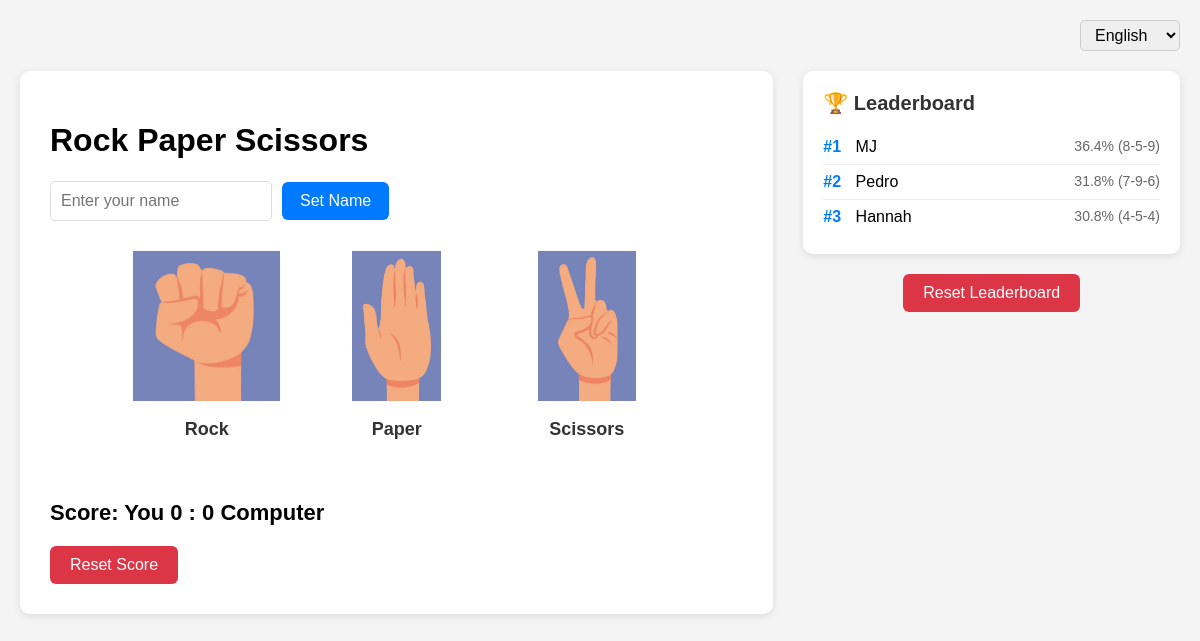
Before: / with the older database file.
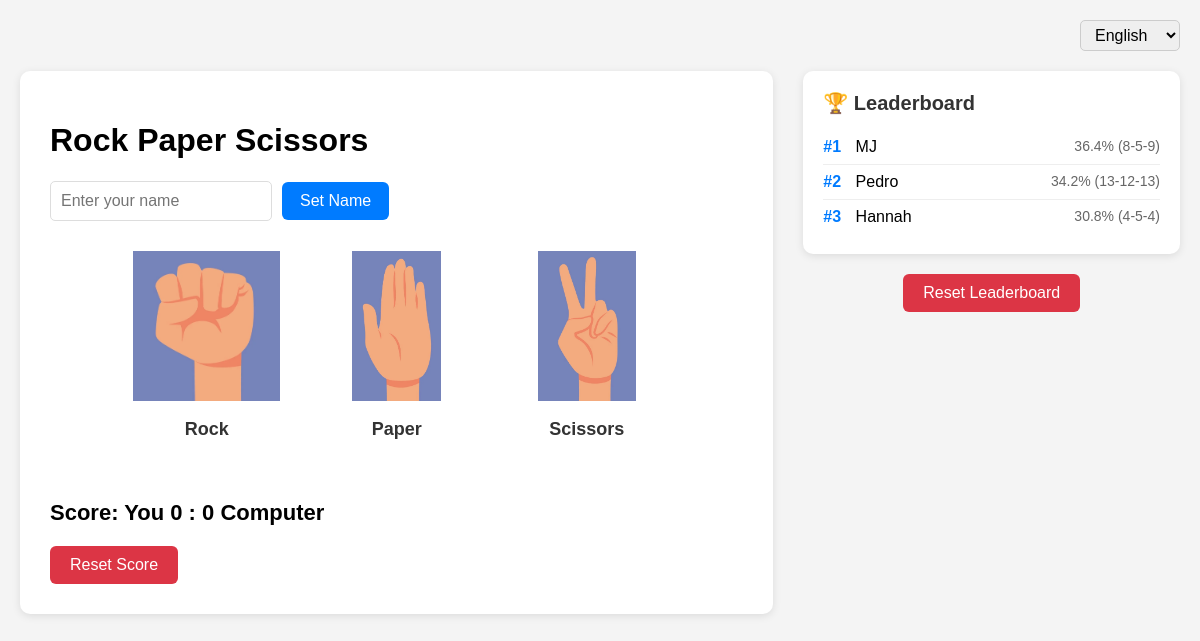
After: the same page with the newer database file.
### game/models.py (models this page shows, shortened)
class Player(models.Model):
    name = models.CharField(max_length=100, unique=True)
    wins = models.IntegerField(default=0)
    losses = models.IntegerField(default=0)
    draws = models.IntegerField(default=0)
    created_at = models.DateTimeField(auto_now_add=True)
    updated_at = models.DateTimeField(auto_now=True)
    def total_games(self):
        return self.wins + self.losses + self.draws
    @property
    def win_percentage(self):
        total = self.total_games()
        if total == 0:
            return 0
        return round((self.wins / total) * 100, 1)
    class Meta:
        ordering = ['name']

### game/views.py (the view, shortened to what this page needs)
# urls.py: path('', views.play_game, name='play_game'),
def play_game(request):
    choices = ['rock', 'paper', 'scissors']
    result = None
    user_choice = None
    computer_choice = None
    if request.method == 'POST' and 'set_language' in request.POST:
        language = request.POST.get('language', 'en')
        translation.activate(language)
        request.session['django_language'] = language
    else:
        current_language = request.session.get('django_language', 'en')
        translation.activate(current_language)
    if 'player_score' not in request.session:
        request.session['player_score'] = 0
    if 'computer_score' not in request.session:
        request.session['computer_score'] = 0
    if 'player_name' not in request.session:
        request.session['player_name'] = ''
    if request.method == 'POST' and 'set_player_name' in request.POST:
        request.session['player_name'] = request.POST.get('player_name', '').strip()
    player_name = request.session.get('player_name', '')
    if request.method == 'POST' and 'reset_score' in request.POST:
        request.session['player_score'] = 0
        request.session['computer_score'] = 0
    if request.method == 'POST' and 'reset_leaderboard' in request.POST:
        Player.objects.all().delete()
    all_players = list(Player.objects.all())
    leaderboard = sorted(all_players, key=lambda p: (p.win_percentage, p.total_games(), p.name), reverse=True)
    return render(request, 'game/play_game.html', {
        'choices': choices,
        'result': result,
        'user_choice': user_choice,
        'computer_choice': computer_choice,
        'player_name': player_name,
        'player_score': request.session.get('player_score', 0),
        'computer_score': request.session.get('computer_score', 0),
        'leaderboard': leaderboard,
    })

### game/templates/game/play_game.html (shortened to what this page needs)
{% load static %}
{% load i18n %}
<!DOCTYPE html>
<html lang="{{ LANGUAGE_CODE|default:'en' }}">
<head>
</head>
<body>
    <div class="lang-switcher">
        <form method="post" style="display: inline;">
            <select name="language" onchange="this.form.submit()">
                <option value="en" {% if request.session.django_language == 'en' or not request.session.django_language %}selected{% endif %}>{% trans "English" %}</option>
            </select>
        </form>
    </div>
    {% if request.session.django_language == 'es' %}
        {% with rock='Piedra' paper='Papel' scissors='Tijeras' you='Tú' computer='Computadora' %}
            {% include 'game/_play_game_body.html' %}
        {% endwith %}
    {% else %}
        {% with rock='Rock' paper='Paper' scissors='Scissors' you='You' computer='Computer' %}
            {% include 'game/_play_game_body.html' %}
        {% endwith %}
    {% endif %}
</body>
</html>

### game/templates/game/_play_game_body.html (shortened to what this page needs)
{% load i18n %}
{% load static %}
<div class="main-container">
    <div class="game-section">
        <div class="game-container">
            <h1>{{ rock }} {{ paper }} {{ scissors }}</h1>
            <form method="post" style="margin-bottom: 20px; display: flex; align-items: center; gap: 10px;">
                <input type="text" id="player-name" name="player_name" placeholder="{% trans 'Enter your name' %}" value="{{ player_name|default:'' }}" style="padding: 10px; font-size: 16px; border: 1px solid #ddd; border-radius: 5px; width: 200px;">
                <button type="submit" name="set_player_name" style="font-size: 16px; padding: 10px 18px; border-radius: 6px; border: none; background: #007bff; color: #fff; cursor: pointer;">{% trans "Set Name" %}</button>
            </form>
            <form method="post">
                <div class="choice-container">
                    <button type="button" onclick="playGame('rock')" class="choice-button">
                        <img src="{% static 'game/rock.png' %}" alt="{{ rock }}">
                        <span class="choice-label">{{ rock }}</span>
                    </button>
                    <button type="button" onclick="playGame('paper')" class="choice-button">
                        <img src="{% static 'game/paper.png' %}" alt="{{ paper }}">
                        <span class="choice-label">{{ paper }}</span>
                    </button>
                    <button type="button" onclick="playGame('scissors')" class="choice-button">
                        <img src="{% static 'game/scissors.png' %}" alt="{{ scissors }}">
                        <span class="choice-label">{{ scissors }}</span>
                    </button>
                </div>
            </form>
            <div style="margin-top: 40px; font-size: 22px; font-weight: bold;">
                {% trans "Score:" %} {{ player_name|default:you }} {{ player_score }} : {{ computer_score }} {{ computer }}
            </div>
            <form method="post" style="margin-top: 20px;">
                <button type="submit" name="reset_score" style="font-size: 16px; padding: 10px 20px; border-radius: 6px; border: none; background: #dc3545; color: #fff; cursor: pointer;">{% trans "Reset Score" %}</button>
            </form>
        </div>
    </div>
    <div class="leaderboard-section">
        <div class="leaderboard-container">
            <div class="leaderboard-title">🏆 {% trans "Leaderboard" %}</div>
            {% if leaderboard %}
                {% for player in leaderboard %}
                    <div class="leaderboard-item">
                        <div>
                            <span class="player-rank">#{{ forloop.counter }}</span>
                            <span style="margin-left: 10px;">{{ player.name }}</span>
                        </div>
                        <div class="player-stats">
                            {{ player.win_percentage }}% ({{ player.wins }}-{{ player.losses }}-{{ player.draws }})
                        </div>
                    </div>
                {% endfor %}
            {% else %}
                <div style="text-align: center; color: #666; font-style: italic;">
                    {% trans "No players yet. Start playing to see the leaderboard!" %}
                </div>
            {% endif %}
        </div>
        <form method="post" style="margin-top: 20px; text-align: center;">
            <button type="submit" name="reset_leaderboard" style="font-size: 16px; padding: 10px 20px; border-radius: 6px; border: none; background: #dc3545; color: #fff; cursor: pointer;">{% trans "Reset Leaderboard" %}</button>
        </form>
    </div>
</div>

### game/templates/game/play_game.html (style rules this page uses)
body { font-family: Arial, sans-serif; background: #f4f4f4; margin: 0; padding: 20px; }
.main-container { display: flex; max-width: 1200px; margin: 0 auto; gap: 30px; }
.game-section { flex: 2; }
.leaderboard-section { flex: 1; }
.game-container { background: #fff; padding: 30px; border-radius: 10px; box-shadow: 0 2px 8px rgba(0,0,0,0.1); }
.leaderboard-container { background: #fff; padding: 20px; border-radius: 10px; box-shadow: 0 2px 8px rgba(0,0,0,0.1); height: fit-content; }
.choice-container { display: flex; justify-content: center; gap: 20px; margin: 20px 0 50px 0; }
.choice-button { background: none; border: none; cursor: pointer; padding: 10px; border-radius: 10px; transition: transform 0.2s; }
.choice-button img { width: 150px; height: 150px; object-fit: contain; }
.choice-label { display: block; margin-top: 15px; font-weight: bold; color: #333; font-size: 18px; }
.leaderboard-title { font-size: 20px; font-weight: bold; margin-bottom: 15px; color: #333; }
.leaderboard-item { display: flex; justify-content: space-between; padding: 8px 0; border-bottom: 1px solid #eee; }
.leaderboard-item:last-child { border-bottom: none; }
.player-rank { font-weight: bold; color: #007bff; }
.player-stats { font-size: 14px; color: #666; }
.lang-switcher { margin-bottom: 20px; text-align: right; }
.lang-switcher form { display: inline; }
.lang-switcher select { font-size: 16px; padding: 5px 10px; border-radius: 5px; border: 1px solid #ccc; }

Changed rows visible on the page:
changed Player "Pedro": win_percentage "31.8" → "34.2"; wins "7" → "13"; losses "9" → "12"; draws "6" → "13"
